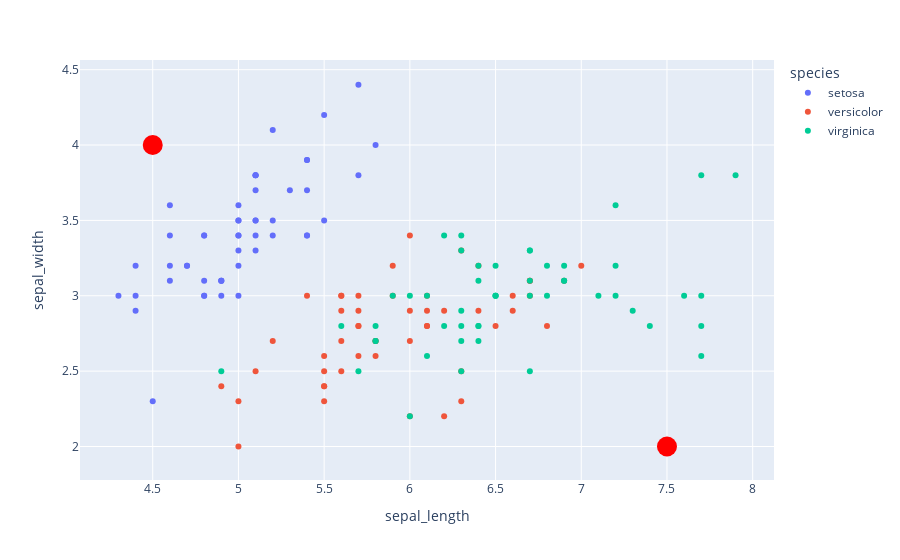

The code cell stored with this chart in its notebook:
### Code cell
# 옵션 추가 
iris = px.data.iris()
fig = px.scatter(iris, x ='sepal_length',y ='sepal_width',color = 'species')
# 직선 추가
fig.add_trace(
    go.Scatter(
        x = [4.5,7.5],
        y = [4,2],
        # mode = 'lines',
        # line = go.scatter.Line(color ='red'),

        # marker 추가
        mode ='markers',
        marker = dict(size = 20, color ='red'),
        showlegend = False
    )
)
fig.show()

### Figure 1 — Plotly figure (JSON) as saved in the notebook; plotly's stock layout.template omitted (floating-point values rounded to 4 significant figures)
{"data": [{"hovertemplate": "species=setosa<br>sepal_length=%{x}<br>sepal_width=%{y}<extra></extra>", "legendgroup": "setosa", "marker": {"color": "#636efa", "symbol": "circle"}, "mode": "markers", "name": "setosa", "orientation": "v", "showlegend": true, "type": "scatter", "x": [5.1, 4.9, 4.7, 4.6, 5, 5.4, 4.6, 5, 4.4, 4.9, 5.4, 4.8, 4.8, 4.3, 5.8, 5.7, 5.4, 5.1, 5.7, 5.1, 5.4, 5.1, 4.6, 5.1, 4.8, 5, 5, 5.2, 5.2, 4.7, 4.8, 5.4, 5.2, 5.5, 4.9, 5, 5.5, 4.9, 4.4, 5.1, 5, 4.5, 4.4, 5, 5.1, 4.8, 5.1, 4.6, 5.3, 5], "xaxis": "x", "y": [3.5, 3, 3.2, 3.1, 3.6, 3.9, 3.4, 3.4, 2.9, 3.1, 3.7, 3.4, 3, 3, 4, 4.4, 3.9, 3.5, 3.8, 3.8, 3.4, 3.7, 3.6, 3.3, 3.4, 3, 3.4, 3.5, 3.4, 3.2, 3.1, 3.4, 4.1, 4.2, 3.1, 3.2, 3.5, 3.1, 3, 3.4, 3.5, 2.3, 3.2, 3.5, 3.8, 3, 3.8, 3.2, 3.7, 3.3], "yaxis": "y"}, {"hovertemplate": "species=versicolor<br>sepal_length=%{x}<br>sepal_width=%{y}<extra></extra>", "legendgroup": "versicolor", "marker": {"color": "#EF553B", "symbol": "circle"}, "mode": "markers", "name": "versicolor", "orientation": "v", "showlegend": true, "type": "scatter", "x": [7, 6.4, 6.9, 5.5, 6.5, 5.7, 6.3, 4.9, 6.6, 5.2, 5, 5.9, 6, 6.1, 5.6, 6.7, 5.6, 5.8, 6.2, 5.6, 5.9, 6.1, 6.3, 6.1, 6.4, 6.6, 6.8, 6.7, 6, 5.7, 5.5, 5.5, 5.8, 6, 5.4, 6, 6.7, 6.3, 5.6, 5.5, 5.5, 6.1, 5.8, 5, 5.6, 5.7, 5.7, 6.2, 5.1, 5.7], "xaxis": "x", "y": [3.2, 3.2, 3.1, 2.3, 2.8, 2.8, 3.3, 2.4, 2.9, 2.7, 2, 3, 2.2, 2.9, 2.9, 3.1, 3, 2.7, 2.2, 2.5, 3.2, 2.8, 2.5, 2.8, 2.9, 3, 2.8, 3, 2.9, 2.6, 2.4, 2.4, 2.7, 2.7, 3, 3.4, 3.1, 2.3, 3, 2.5, 2.6, 3, 2.6, 2.3, 2.7, 3, 2.9, 2.9, 2.5, 2.8], "yaxis": "y"}, {"hovertemplate": "species=virginica<br>sepal_length=%{x}<br>sepal_width=%{y}<extra></extra>", "legendgroup": "virginica", "marker": {"color": "#00cc96", "symbol": "circle"}, "mode": "markers", "name": "virginica", "orientation": "v", "showlegend": true, "type": "scatter", "x": [6.3, 5.8, 7.1, 6.3, 6.5, 7.6, 4.9, 7.3, 6.7, 7.2, 6.5, 6.4, 6.8, 5.7, 5.8, 6.4, 6.5, 7.7, 7.7, 6, 6.9, 5.6, 7.7, 6.3, 6.7, 7.2, 6.2, 6.1, 6.4, 7.2, 7.4, 7.9, 6.4, 6.3, 6.1, 7.7, 6.3, 6.4, 6, 6.9, 6.7, 6.9, 5.8, 6.8, 6.7, 6.7, 6.3, 6.5, 6.2, 5.9], "xaxis": "x", "y": [3.3, 2.7, 3, 2.9, 3, 3, 2.5, 2.9, 2.5, 3.6, 3.2, 2.7, 3, 2.5, 2.8, 3.2, 3, 3.8, 2.6, 2.2, 3.2, 2.8, 2.8, 2.7, 3.3, 3.2, 2.8, 3, 2.8, 3, 2.8, 3.8, 2.8, 2.8, 2.6, 3, 3.4, 3.1, 3, 3.1, 3.1, 3.1, 2.7, 3.2, 3.3, 3, 2.5, 3, 3.4, 3], "yaxis": "y"}, {"marker": {"color": "red", "size": 20}, "mode": "markers", "showlegend": false, "type": "scatter", "x": [4.5, 7.5], "y": [4, 2]}], "layout": {"autosize": true, "legend": {"title": {"text": "species"}, "tracegroupgap": 0}, "margin": {"t": 60}, "xaxis": {"anchor": "y", "autorange": true, "domain": [0, 1], "range": [4.069, 8.131], "title": {"text": "sepal_length"}, "type": "linear"}, "yaxis": {"anchor": "x", "autorange": true, "domain": [0, 1], "range": [1.69, 4.595], "title": {"text": "sepal_width"}, "type": "linear"}}}
